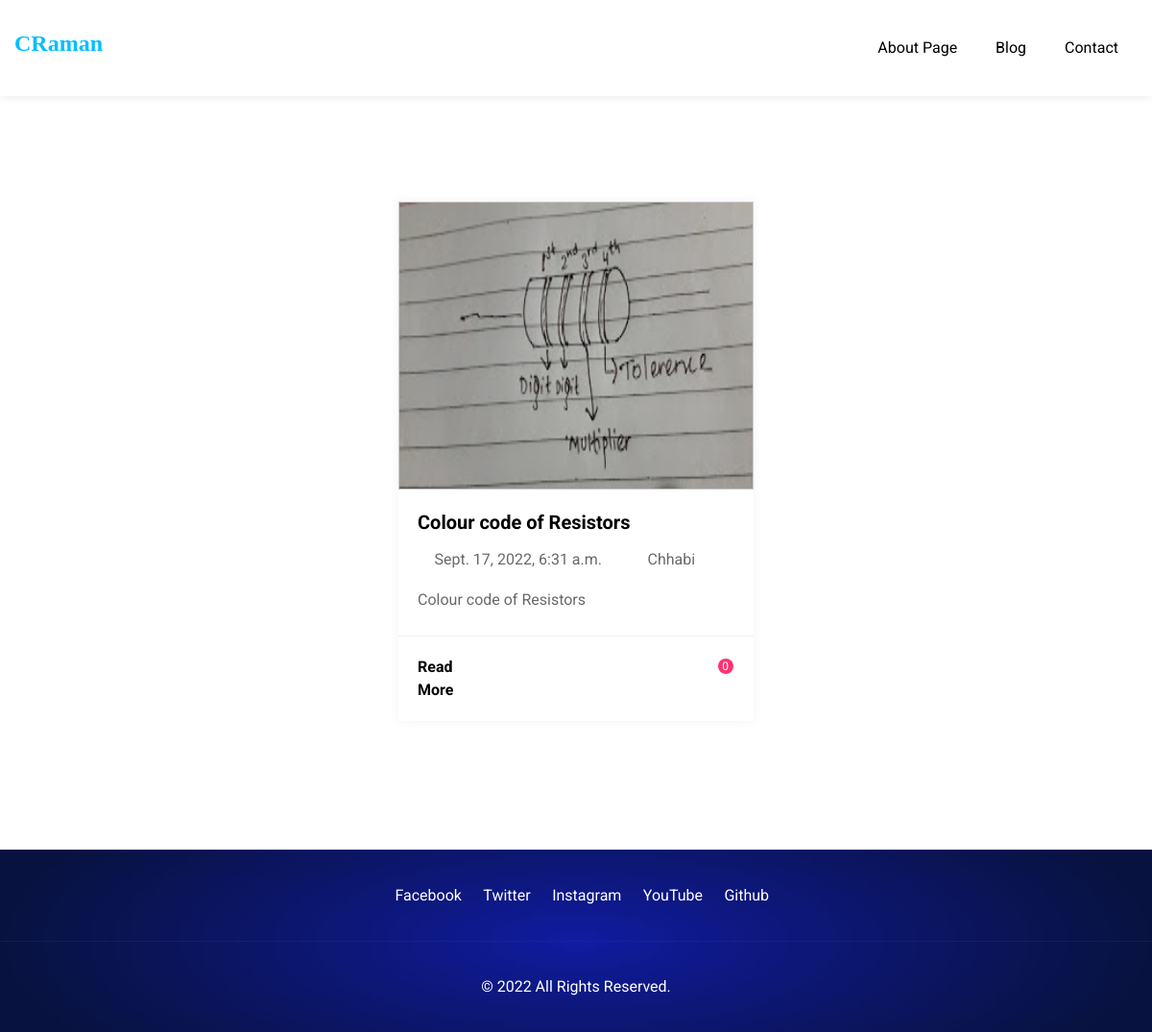
Page /category/electronics/ on the committed database.
### mybio/models.py (models this page shows, shortened)
class Post(models.Model):
    title=models.CharField(max_length=255)
    author= models.ForeignKey(User, on_delete=models.CASCADE)
    slug=models.CharField(max_length=130, unique=True)
    content = RichTextField(blank=True, null=True)
    category=models.ForeignKey(Category, on_delete=models.CASCADE)
    image = models.ImageField('Image', upload_to="media", blank=True, null=True)
    dateTime=models.DateTimeField(auto_now_add=True)
    status = models.IntegerField(choices=STATUS, default=0)

### mybio/views.py (the view)
# urls.py: path('category/<str:tags>/', CategoryView, name='category'),
def CategoryView(request, tags):
	slug = Category.objects.get(slug=tags)
	category_posts = Post.objects.filter(status=1, category=slug)
	category_name = Category.objects.get(name=slug)
	context = {
		'tags': category_name,
		'category_posts': category_posts
	}
	return render(request, 'category_page.html', context)

### mybio/models.py (called while the page is built)
    def __str__(self):
        return self.name

### templates/category_page.html (shortened to what this page needs)
{% load static %}
<!DOCTYPE html>
<html lang="en">
	<head>
        <link rel="stylesheet" href="{% static 'assets\css\animate.css' %}">
        <link rel="stylesheet" href="{% static 'assets\css\bootstrap.min.css' %}">
        <link rel="stylesheet" href="{% static 'assets\css\icofont.min.css' %}">
        <link rel="stylesheet" href="{% static 'assets\css\lightcase.css' %}">
        <link rel="stylesheet" href="{% static 'assets\css\swiper.min.css' %}">
        <link rel="stylesheet" href="{% static 'assets\css\style.css' %}">
	</head>
	<body>
        {% include 'navbar.html' %}
        {% if category_posts %}
    		<section class="blog-section padding-tb">
                <div class="container">
                    <div class="section-wrapper">
                        <div class="row justify-content-center">
                            {% for post in category_posts %}
                            <div class="col-lg-4 col-sm-6 col-12">
                                <div class="post-item">
                                    <div class="post-item-inner">
                                        <div class="post-thumb">
                                            <a href="{% url 'detail' post.slug %}"><img src="/image/{{ post.image }}" alt="lab-blog" style="object-fit:fill;width:370px;height:300px;border: solid 1px #CCC"/></a>
                                        </div>
                                        <div class="post-content">
                                            <h5><a href="{% url 'detail' post.slug %}">{{ post.title }}</a></h5>
                                            <div class="author-date">
                                                <a class="date"><i class="icofont-calendar"></i>{{ post.dateTime }}</a>
                                                <a class="admin"><i class="icofont-ui-user"></i>{{ post.author }}</a>
                                            </div>
                                            <p>{{ post.title }}</p>
                                            <div class="post-footer">
                                                <a href="{% url 'detail' post.slug %}" class="text-btn">Read More</a>
                                                <a href="{% url 'detail' post.slug %}" class="comments"><i class="icofont-comment"></i><span>{{ post.comments.all.count }}</span></a>
                                            </div>
                                        </div>
                                    </div>
                                </div>
                            </div>
                            {% endfor %}
                        </div>
                    </div>
                </div>
            </section>
        {% else %}
            <h2>Sorry,This page does not exist..</h2>
        {% endif %}
        <footer class="bg_img mt-4" style="background-image: url({% static 'assets/css/bg-image/bg-3.jpg' %});">
            <div class="footer-bottom">
                <div class="container">
                    <div class="section-wrapper">
                        <div class="row content align-items-center justify-content-center">
                            <p><a href="https://www.facebook.com/profile.php?id=100009364420887" target="_blank"><i class="icofont-facebook"></i>Facebook</a></p>
                            <p><a href="#" target="_blank"><i class="icofont-twitter"></i>Twitter</a></p>
                            <p><a href="#" target="_blank"><i class="icofont-instagram"></i>Instagram</a></p>
                            <p><a href="https://www.youtube.com/channel/UCn01Zd6QK7zN2ivx_KpJqXg" target="_blank"><i class="icofont-youtube"></i>YouTube</a></p>
                            <p><a href="https://github.com/Informer8?tab=repositories" target="_blank"><i class="icofont-github"></i>Github</a></p>
                        </div>
                    </div>
                </div>
            </div>
            <div class="footer-bottom">
                <div class="container">
                    <div class="section-wrapper">
                        <p>&copy; 2022 All Rights Reserved.</p>
                    </div>
                </div>
            </div>
        </footer>
	</body>
</html>

### rows in the picture
Post: image (picture), title "Colour code of Resistors", dateTime "Sept. 17, 2022, 6:31 a.m.", author "Chhabi", comments.all.count "0"
